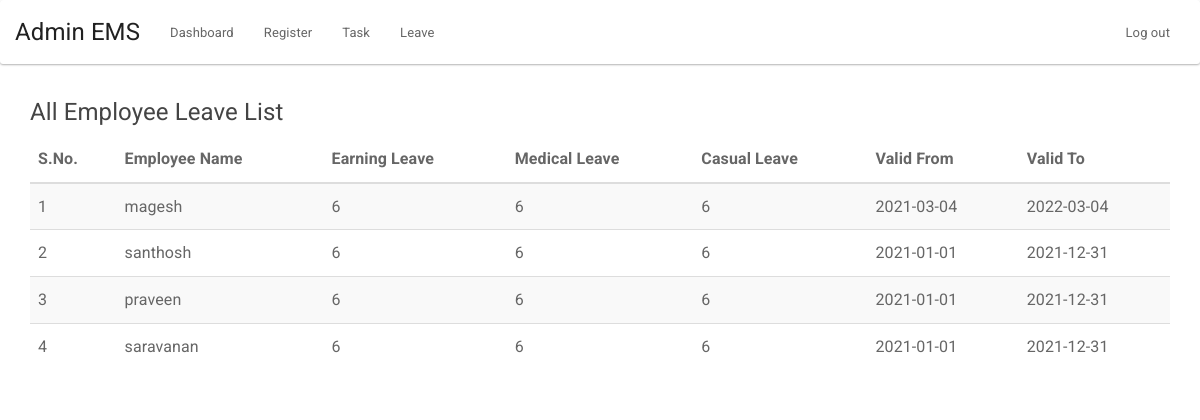
Screenshot of /admin/all-leave.php (signed in) with the database file from the repository.
### tables this page shows
CREATE TABLE `assign_leave` (
  `id` int(255) NOT NULL,
  `v_from` varchar(1000) NOT NULL,
  `v_to` varchar(1000) NOT NULL,
  `e_leave` varchar(1000) NOT NULL,
  `m_leave` varchar(1000) NOT NULL,
  `c_leave` varchar(1000) NOT NULL,
  `assign_by` varchar(1000) NOT NULL,
  `assign_to` int(255) NOT NULL,
  `modified_date` timestamp NOT NULL DEFAULT current_timestamp() ON UPDATE current_timestamp()
);

CREATE TABLE `users` (
  `user_id` int(255) NOT NULL,
  `name` varchar(1000) NOT NULL,
  `email` varchar(1000) NOT NULL,
  `password` varchar(1000) NOT NULL,
  `department` varchar(1000) NOT NULL,
  `role` varchar(100) NOT NULL,
  `created_on` timestamp NOT NULL DEFAULT current_timestamp() ON UPDATE current_timestamp()
);

### admin/all-leave.php (the view, shortened to what this page needs)
<?php include "../auth/auth.php";?>
<html>
<head>
    <link rel="stylesheet" href="../css/style.css">
</head>
<body>
<?php include "header.php";?>
<div class="container">
<h4>All Employee Leave List</h4>
    <table class="table table-striped table-hover ">
        <thead>
        <tr>
            <th>S.No.</th>
            <th>Employee Name</th>
            <th>Earning Leave</th>
            <th>Medical Leave</th>
            <th>Casual Leave</th>
            <th>Valid From</th>
            <th>Valid To</th>
        </tr>
        </thead>
        <tbody>
        <?php
        $i=1;
        $query="SELECT * from `assign_leave` t1 join `users` t2 on t1.assign_to=t2.user_id ";
        $res=mysqli_query($conn,$query);
        $count=mysqli_num_rows($res);
        if($count>0)
        {
            while($row=mysqli_fetch_array($res))
            {
                ?>
                <tr>
                    <td><?php echo $i;?></td>
                    <td><?php echo $row['name'];?></td>
                    <td><?php echo $row['e_leave'];?></td>
                    <td><?php echo $row['m_leave'];?></td>
                    <td><?php echo $row['c_leave'];?></td>
                    <td><?php echo $row['v_from'];?></td>
                    <td><?php echo $row['v_to'];?></td>
                </tr>
                <?php
                $i++;}
        }
        else{
            echo"No Record Found";
        }?>
        </tbody>
    </table>
    </div>
</body>
</html>

### rows the page displays
assign_leave: users.name "magesh", e_leave "6", m_leave "6", c_leave "6", v_from "2021-03-04", v_to "2022-03-04"
assign_leave: users.name "santhosh", e_leave "6", m_leave "6", c_leave "6", v_from "2021-01-01", v_to "2021-12-31"
assign_leave: users.name "praveen", e_leave "6", m_leave "6", c_leave "6", v_from "2021-01-01", v_to "2021-12-31"
assign_leave: users.name "saravanan", e_leave "6", m_leave "6", c_leave "6", v_from "2021-01-01", v_to "2021-12-31"
